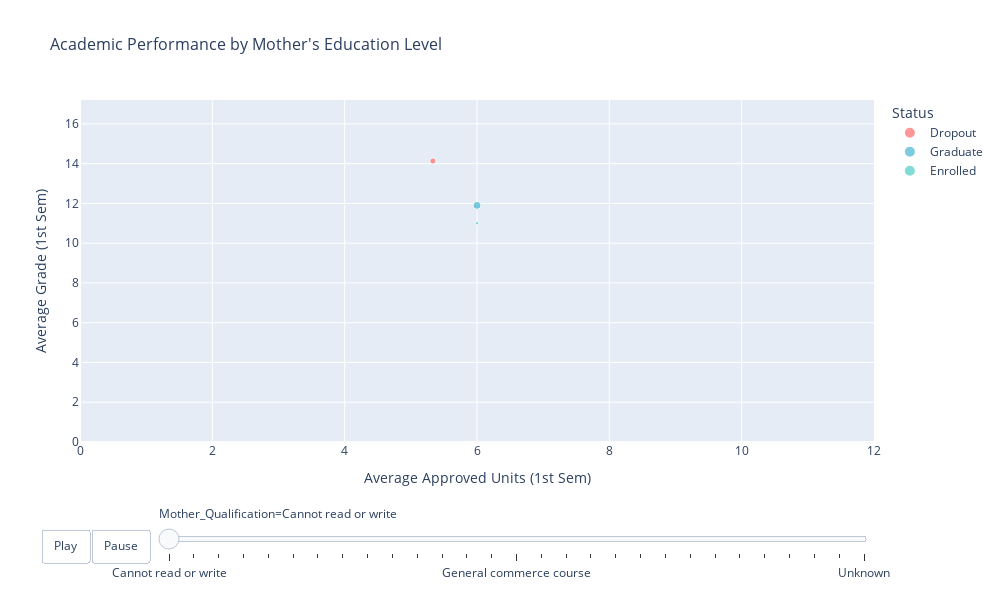

Notebook cell for this chart:
### Code cell
# Visualize correlation of mother's qualification towards target

# Get the unique mother qualification categories that exist in the data
mother_qual_categories = sorted(data['Mother qualification_cat'].dropna().unique())

# Define logical ordering for education levels (lowest to highest)
education_order = [
    'Cannot read or write',
    'Can read without having a 4th year of schooling',
    'Basic education 1st cycle (4th/5th year) or equivalent',
    'Basic Education 2nd Cycle (6th/7th/8th Year) or equivalent',
    '7th year of schooling',
    '7th Year (Old)',
    '8th year of schooling',
    '9th Year of Schooling—not completed',
    'Basic Education 3rd Cycle (9th/10th/11th Year) or Equivalent',
    '10th Year of Schooling',
    '11th Year of Schooling—not completed',
    'Other—11th Year of Schooling',
    '12th Year of Schooling—not completed',
    'Secondary Education—12th Year of Schooling or Equivalent',
    'General commerce course',
    'Technical-professional course',
    'Complementary High School Course',
    'Complementary High School Course—not concluded',
    '2nd year complementary high school course',
    '2nd cycle of the general high school course',
    'General Course of Administration and Commerce',
    'Supplementary Accounting and Administration',
    'Frequency of Higher Education',
    'Technological specialization course',
    'Professional higher technical course',
    'Specialized higher studies course',
    'Higher Education—bachelor\'s degree',
    'Higher education—degree (1st cycle)',
    'Higher Education—degree',
    'Higher Education—master\'s degree (2nd cycle)',
    'Higher Education—master\'s degree',
    'Higher Education—doctorate (3rd cycle)',
    'Higher Education—doctorate',
    'Unknown'
]

# Filter to only categories that exist in our data
mother_qual_order = [cat for cat in education_order if cat in mother_qual_categories]

# Prepare data for animation
mother_anim_data = []
for mother_qual in mother_qual_order:
    for target in data['Target'].unique():
        subset = data[(data['Mother qualification_cat'] == mother_qual) & (data['Target'] == target)]
        if len(subset) > 0:
            mother_anim_data.append({
                'Mother_Qualification': mother_qual,
                'Target': target,
                'Avg_Approved_1st': subset['Curricular units 1st sem (approved)'].mean(),
                'Avg_1st_Sem_Grade': subset['Curricular units 1st sem (grade)'].mean(),
                'Avg_Approved_2nd': subset['Curricular units 2nd sem (approved)'].mean(),
                'Count': len(subset)
            })

df_mother_anim = pd.DataFrame(mother_anim_data)

# Create animated scatter plot
fig2 = px.scatter(df_mother_anim,
                  x='Avg_Approved_1st',
                  y='Avg_1st_Sem_Grade',
                  animation_frame='Mother_Qualification',
                  color='Target',
                  size='Count',
                  hover_name='Target',
                  hover_data={
                      'Avg_Approved_1st': ':.2f',
                      'Avg_1st_Sem_Grade': ':.2f',
                      'Count': True,
                      'Target': False
                  },
                  title='Academic Performance by Mother\'s Education Level',
                  labels={
                      'Avg_Approved_1st': 'Average Approved Units (1st Sem)',
                      'Avg_1st_Sem_Grade': 'Average Grade (1st Sem)',
                      'Target': 'Status'
                  },
                  color_discrete_map={'Dropout': '#ff6b6b', 'Enrolled': '#4ecdc4', 'Graduate': '#45b7d1'},
                  size_max=60)

# Graph informations
fig2.update_layout(
    width=1000,
    height=600,
    font=dict(size=12),
    title_font_size=16,
    xaxis=dict(range=[0, df_mother_anim['Avg_Approved_1st'].max() + 1]),
    yaxis=dict(range=[0, df_mother_anim['Avg_1st_Sem_Grade'].max() + 2]),
    updatemenus=[{
        'buttons': [
            {'args': [None, {'frame': {'duration': 1000, 'redraw': True}, 'fromcurrent': True}], 'label': 'Play', 'method': 'animate'},
            {'args': [[None], {'frame': {'duration': 0, 'redraw': True}, 'mode': 'immediate', 'transition': {'duration': 0}}], 'label': 'Pause', 'method': 'animate'}
        ],
        'direction': 'left',
        'pad': {'r': 10, 't': 87},
        'showactive': False,
        'type': 'buttons',
        'x': 0.1,
        'xanchor': 'right',
        'y': 0,
        'yanchor': 'top'
    }]
)

fig2.show()

# Statistics
print("\nSummary: Academic Performance by Mother's Education Level")
print("="*80)
print(df_mother_anim.pivot_table(
    values=['Avg_1st_Sem_Grade', 'Count'],
    index='Mother_Qualification',
    columns='Target',
    aggfunc='mean'
).round(2))

### Figure 1 — Plotly figure (JSON) as saved in the notebook; plotly's stock layout.template omitted (floating-point values rounded to 4 significant figures)
{"data": [{"customdata": [[3, "Dropout"]], "hovertemplate": "<b>%{hovertext}</b><br><br>Mother_Qualification=Cannot read or write<br>Average Approved Units (1st Sem)=%{x:.2f}<br>Average Grade (1st Sem)=%{y:.2f}<br>Count=%{customdata[0]}<extra></extra>", "hovertext": ["Dropout"], "legendgroup": "Dropout", "marker": {"color": "#ff6b6b", "size": [3], "sizemode": "area", "sizeref": 0.1569, "symbol": "circle"}, "mode": "markers", "name": "Dropout", "orientation": "v", "showlegend": true, "type": "scatter", "x": [5.333], "xaxis": "x", "y": [14.13], "yaxis": "y"}, {"customdata": [[5, "Graduate"]], "hovertemplate": "<b>%{hovertext}</b><br><br>Mother_Qualification=Cannot read or write<br>Average Approved Units (1st Sem)=%{x:.2f}<br>Average Grade (1st Sem)=%{y:.2f}<br>Count=%{customdata[0]}<extra></extra>", "hovertext": ["Graduate"], "legendgroup": "Graduate", "marker": {"color": "#45b7d1", "size": [5], "sizemode": "area", "sizeref": 0.1569, "symbol": "circle"}, "mode": "markers", "name": "Graduate", "orientation": "v", "showlegend": true, "type": "scatter", "x": [6.0], "xaxis": "x", "y": [11.9], "yaxis": "y"}, {"customdata": [[1, "Enrolled"]], "hovertemplate": "<b>%{hovertext}</b><br><br>Mother_Qualification=Cannot read or write<br>Average Approved Units (1st Sem)=%{x:.2f}<br>Average Grade (1st Sem)=%{y:.2f}<br>Count=%{customdata[0]}<extra></extra>", "hovertext": ["Enrolled"], "legendgroup": "Enrolled", "marker": {"color": "#4ecdc4", "size": [1], "sizemode": "area", "sizeref": 0.1569, "symbol": "circle"}, "mode": "markers", "name": "Enrolled", "orientation": "v", "showlegend": true, "type": "scatter", "x": [6.0], "xaxis": "x", "y": [11.0], "yaxis": "y"}], "layout": {"font": {"size": 12}, "height": 600, "legend": {"itemsizing": "constant", "title": {"text": "Status"}, "tracegroupgap": 0}, "sliders": [{"active": 0, "currentvalue": {"prefix": "Mother_Qualification="}, "len": 0.9, "pad": {"b": 10, "t": 60}, "steps": [{"args": [["Cannot read or write"], {"frame": {"duration": 0, "redraw": false}, "fromcurrent": true, "mode": "immediate", "transition": {"duration": 0, "easing": "linear"}}], "label": "Cannot read or write", "method": "animate"}, {"args": [["Can read without having a 4th year of schooling"], {"frame": {"duration": 0, "redraw": false}, "fromcurrent": true, "mode": "immediate", "transition": {"duration": 0, "easing": "linear"}}], "label": "Can read without having a 4th year of schooling", "method": "animate"}, {"args": [["Basic education 1st cycle (4th/5th year) or equivalent"], {"frame": {"duration": 0, "redraw": false}, "fromcurrent": true, "mode": "immediate", "transition": {"duration": 0, "easing": "linear"}}], "label": "Basic education 1st cycle (4th/5th year) or equivalent", "method": "animate"}, {"args": [["Basic Education 2nd Cycle (6th/7th/8th Year) or equivalent"], {"frame": {"duration": 0, "redraw": false}, "fromcurrent": true, "mode": "immediate", "transition": {"duration": 0, "easing": "linear"}}], "label": "Basic Education 2nd Cycle (6th/7th/8th Year) or equivalent", "method": "animate"}, {"args": [["7th year of schooling"], {"frame": {"duration": 0, "redraw": false}, "fromcurrent": true, "mode": "immediate", "transition": {"duration": 0, "easing": "linear"}}], "label": "7th year of schooling", "method": "animate"}, {"args": [["7th Year (Old)"], {"frame": {"duration": 0, "redraw": false}, "fromcurrent": true, "mode": "immediate", "transition": {"duration": 0, "easing": "linear"}}], "label": "7th Year (Old)", "method": "animate"}, {"args": [["8th year of schooling"], {"frame": {"duration": 0, "redraw": false}, "fromcurrent": true, "mode": "immediate", "transition": {"duration": 0, "easing": "linear"}}], "label": "8th year of schooling", "method": "animate"}, {"args": [["9th Year of Schooling—not completed"], {"frame": {"duration": 0, "redraw": false}, "fromcurrent": true, "mode": "immediate", "transition": {"duration": 0, "easing": "linear"}}], "label": "9th Year of Schooling—not completed", "method": "animate"}, {"args": [["Basic Education 3rd Cycle (9th/10th/11th Year) or Equivalent"], {"frame": {"duration": 0, "redraw": false}, "fromcurrent": true, "mode": "immediate", "transition": {"duration": 0, "easing": "linear"}}], "label": "Basic Education 3rd Cycle (9th/10th/11th Year) or Equivalent", "method": "animate"}, {"args": [["10th Year of Schooling"], {"frame": {"duration": 0, "redraw": false}, "fromcurrent": true, "mode": "immediate", "transition": {"duration": 0, "easing": "linear"}}], "label": "10th Year of Schooling", "method": "animate"}, {"args": [["11th Year of Schooling—not completed"], {"frame": {"duration": 0, "redraw": false}, "fromcurrent": true, "mode": "immediate", "transition": {"duration": 0, "easing": "linear"}}], "label": "11th Year of Schooling—not completed", "method": "animate"}, {"args": [["Other—11th Year of Schooling"], {"frame": {"duration": 0, "redraw": false}, "fromcurrent": true, "mode": "immediate", "transition": {"duration": 0, "easing": "linear"}}], "label": "Other—11th Year of Schooling", "method": "animate"}, {"args": [["12th Year of Schooling—not completed"], {"frame": {"duration": 0, "redraw": false}, "fromcurrent": true, "mode": "immediate", "transition": {"duration": 0, "easing": "linear"}}], "label": "12th Year of Schooling—not completed", "method": "animate"}, {"args": [["Secondary Education—12th Year of Schooling or Equivalent"], {"frame": {"duration": 0, "redraw": false}, "fromcurrent": true, "mode": "immediate", "transition": {"duration": 0, "easing": "linear"}}], "label": "Secondary Education—12th Year of Schooling or Equivalent", "method": "animate"}, {"args": [["General commerce course"], {"frame": {"duration": 0, "redraw": false}, "fromcurrent": true, "mode": "immediate", "transition": {"duration": 0, "easing": "linear"}}], "label": "General commerce course", "method": "animate"}, {"args": [["Technical-professional course"], {"frame": {"duration": 0, "redraw": false}, "fromcurrent": true, "mode": "immediate", "transition": {"duration": 0, "easing": "linear"}}], "label": "Technical-professional course", "method": "animate"}, {"args": [["Complementary High School Course"], {"frame": {"duration": 0, "redraw": false}, "fromcurrent": true, "mode": "immediate", "transition": {"duration": 0, "easing": "linear"}}], "label": "Complementary High School Course", "method": "animate"}, {"args": [["Complementary High School Course—not concluded"], {"frame": {"duration": 0, "redraw": false}, "fromcurrent": true, "mode": "immediate", "transition": {"duration": 0, "easing": "linear"}}], "label": "Complementary High School Course—not concluded", "method": "animate"}, {"args": [["2nd year complementary high school course"], {"frame": {"duration": 0, "redraw": false}, "fromcurrent": true, "mode": "immediate", "transition": {"duration": 0, "easing": "linear"}}], "label": "2nd year complementary high school course", "method": "animate"}, {"args": [["2nd cycle of the general high school course"], {"frame": {"duration": 0, "redraw": false}, "fromcurrent": true, "mode": "immediate", "transition": {"duration": 0, "easing": "linear"}}], "label": "2nd cycle of the general high school course", "method": "animate"}, {"args": [["General Course of Administration and Commerce"], {"frame": {"duration": 0, "redraw": false}, "fromcurrent": true, "mode": "immediate", "transition": {"duration": 0, "easing": "linear"}}], "label": "General Course of Administration and Commerce", "method": "animate"}, {"args": [["Supplementary Accounting and Administration"], {"frame": {"duration": 0, "redraw": false}, "fromcurrent": true, "mode": "immediate", "transition": {"duration": 0, "easing": "linear"}}], "label": "Supplementary Accounting and Administration", "method": "animate"}, {"args": [["Frequency of Higher Education"], {"frame": {"duration": 0, "redraw": false}, "fromcurrent": true, "mode": "immediate", "transition": {"duration": 0, "easing": "linear"}}], "label": "Frequency of Higher Education", "method": "animate"}, {"args": [["Technological specialization course"], {"frame": {"duration": 0, "redraw": false}, "fromcurrent": true, "mode": "immediate", "transition": {"duration": 0, "easing": "linear"}}], "label": "Technological specialization course", "method": "animate"}, {"args": [["Higher Education—bachelor's degree"], {"frame": {"duration": 0, "redraw": false}, "fromcurrent": true, "mode": "immediate", "transition": {"duration": 0, "easing": "linear"}}], "label": "Higher Education—bachelor's degree", "method": "animate"}, {"args": [["Higher Education—degree"], {"frame": {"duration": 0, "redraw": false}, "fromcurrent": true, "mode": "immediate", "transition": {"duration": 0, "easing": "linear"}}], "label": "Higher Education—degree", "method": "animate"}, {"args": [["Higher Education—master's degree"], {"frame": {"duration": 0, "redraw": false}, "fromcurrent": true, "mode": "immediate", "transition": {"duration": 0, "easing": "linear"}}], "label": "Higher Education—master's degree", "method": "animate"}, {"args": [["Higher Education—doctorate"], {"frame": {"duration": 0, "redraw": false}, "fromcurrent": true, "mode": "immediate", "transition": {"duration": 0, "easing": "linear"}}], "label": "Higher Education—doctorate", "method": "animate"}, {"args": [["Unknown"], {"frame": {"duration": 0, "redraw": false}, "fromcurrent": true, "mode": "immediate", "transition": {"duration": 0, "easing": "linear"}}], "label": "Unknown", "method": "animate"}], "x": 0.1, "xanchor": "left", "y": 0, "yanchor": "top"}], "title": {"font": {"size": 16}, "text": "Academic Performance by Mother's Education Level"}, "updatemenus": [{"buttons": [{"args": [null, {"frame": {"duration": 1000, "redraw": true}, "fromcurrent": true}], "label": "Play", "method": "animate"}, {"args": [[null], {"frame": {"duration": 0, "redraw": true}, "mode": "immediate", "transition": {"duration": 0}}], "label": "Pause", "method": "animate"}], "direction": "left", "pad": {"r": 10, "t": 87}, "showactive": false, "type": "buttons", "x": 0.1, "xanchor": "right", "y": 0, "yanchor": "top"}], "width": 1000, "xaxis": {"anchor": "y", "domain": [0, 1], "range": [0, 12], "title": {"text": "Average Approved Units (1st Sem)"}}, "yaxis": {"anchor": "x", "domain": [0, 1], "range": [0, 17.2], "title": {"text": "Average Grade (1st Sem)"}}}}
